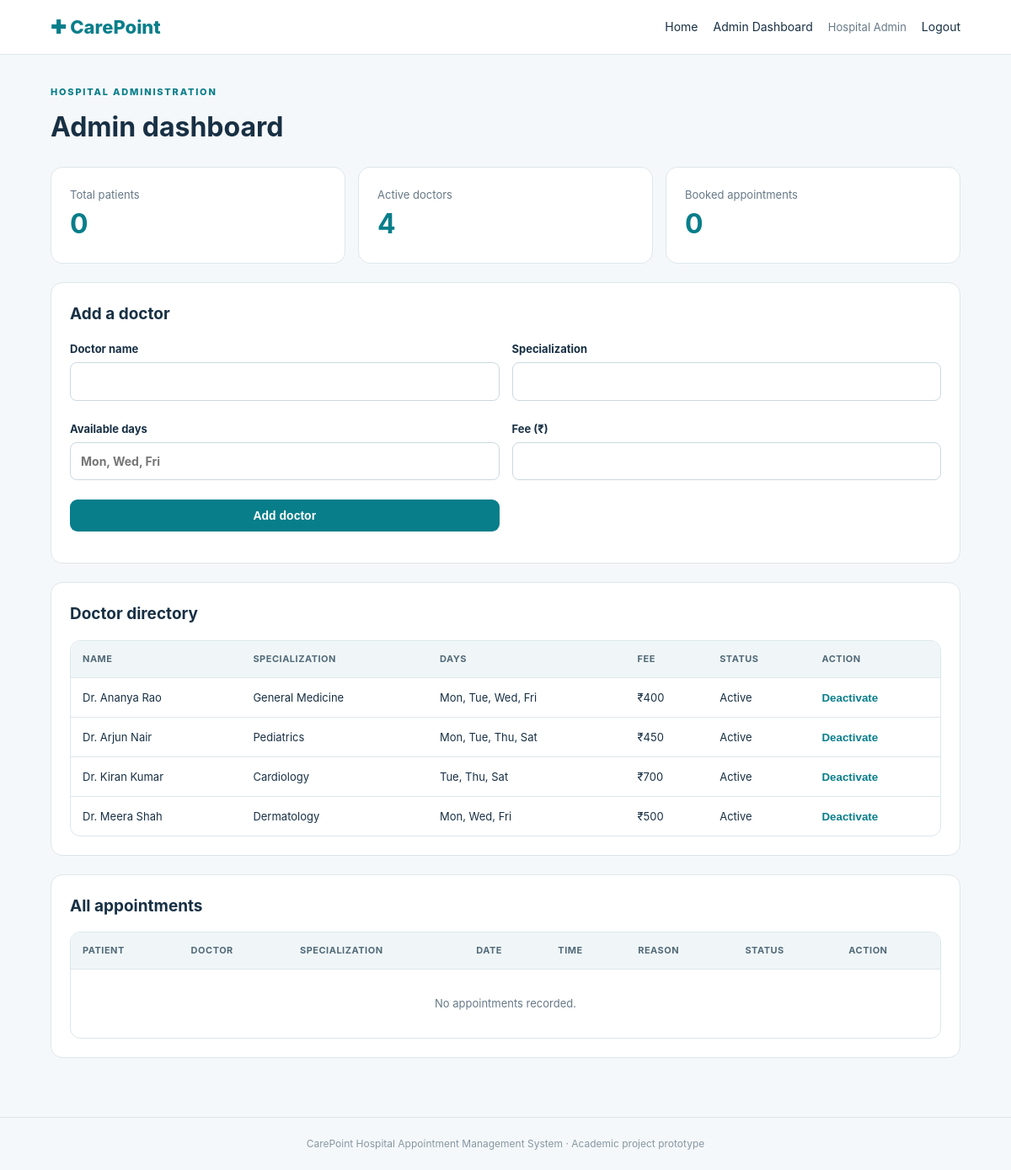
The page /admin (signed in) on the database its author committed.
### tables this page shows
CREATE TABLE doctors (
        id INTEGER PRIMARY KEY AUTOINCREMENT,
        name TEXT NOT NULL,
        specialization TEXT NOT NULL,
        available_days TEXT NOT NULL,
        consultation_fee REAL NOT NULL DEFAULT 0,
        active INTEGER NOT NULL DEFAULT 1
    );

### app.py (the view)
@app.route("/admin")
@login_required
@admin_required
def admin_dashboard():
    db = get_db()
    patients = db.execute(
        "SELECT COUNT(*) FROM users WHERE role='patient'"
    ).fetchone()[0]
    doctors = db.execute(
        "SELECT COUNT(*) FROM doctors WHERE active=1"
    ).fetchone()[0]
    booked = db.execute(
        "SELECT COUNT(*) FROM appointments WHERE status='Booked'"
    ).fetchone()[0]
    appointments = db.execute("""
        SELECT a.*, u.name AS patient_name,
               d.name AS doctor_name, d.specialization
        FROM appointments a
        JOIN users u ON a.patient_id=u.id
        JOIN doctors d ON a.doctor_id=d.id
        ORDER BY a.appointment_date DESC, a.appointment_time DESC
    """).fetchall()
    doctor_list = db.execute(
        "SELECT * FROM doctors ORDER BY active DESC, name"
    ).fetchall()
    return render_template(
        "admin_dashboard.html", patients=patients, doctors=doctors,
        booked=booked, appointments=appointments, doctor_list=doctor_list
    )

### app.py (called while the page is built)
def get_db():
    if "db" not in g:
        g.db = sqlite3.connect(DATABASE_PATH)
        g.db.row_factory = sqlite3.Row
        g.db.execute("PRAGMA foreign_keys = ON")
    return g.db

def login_required(view):
    @wraps(view)
    def wrapped(*args, **kwargs):
        if "user_id" not in session:
            flash("Please log in to continue.", "warning")
            return redirect(url_for("login"))
        return view(*args, **kwargs)
    return wrapped

def admin_required(view):
    @wraps(view)
    def wrapped(*args, **kwargs):
        if session.get("role") != "admin":
            flash("Admin access is required.", "danger")
            return redirect(url_for("index"))
        return view(*args, **kwargs)
    return wrapped

### templates/admin_dashboard.html (shortened to what this page needs)
{% extends "base.html" %}
{% block content %}
<p class="eyebrow">HOSPITAL ADMINISTRATION</p><h1>Admin dashboard</h1>
<div class="stats">
  <div class="stat-card"><span>Total patients</span><strong>{{ patients }}</strong></div>
  <div class="stat-card"><span>Active doctors</span><strong>{{ doctors }}</strong></div>
  <div class="stat-card"><span>Booked appointments</span><strong>{{ booked }}</strong></div>
</div>
<section class="panel">
  <h2>Add a doctor</h2>
  <form method="post" action="{{ url_for('add_doctor') }}" class="admin-form">
    <label>Doctor name<input name="name" required></label>
    <label>Specialization<input name="specialization" required></label>
    <label>Available days<input name="available_days" placeholder="Mon, Wed, Fri" required></label>
    <label>Fee (₹)<input type="number" name="consultation_fee" min="0" step="1" required></label>
    <button class="button" type="submit">Add doctor</button>
  </form>
</section>
<section class="panel">
  <h2>Doctor directory</h2>
  <div class="table-wrap"><table>
    <thead><tr><th>Name</th><th>Specialization</th><th>Days</th><th>Fee</th><th>Status</th><th>Action</th></tr></thead>
    <tbody>{% for d in doctor_list %}<tr>
      <td>{{ d.name }}</td><td>{{ d.specialization }}</td><td>{{ d.available_days }}</td><td>₹{{ "%.0f"|format(d.consultation_fee) }}</td>
      <td>{{ "Active" if d.active else "Inactive" }}</td>
      <td><form method="post" action="{{ url_for('toggle_doctor', doctor_id=d.id) }}"><button class="link-button" type="submit">{{ "Deactivate" if d.active else "Activate" }}</button></form></td>
    </tr>{% endfor %}</tbody>
  </table></div>
</section>
<section class="panel">
  <h2>All appointments</h2>
  <div class="table-wrap"><table>
    <thead><tr><th>Patient</th><th>Doctor</th><th>Specialization</th><th>Date</th><th>Time</th><th>Reason</th><th>Status</th><th>Action</th></tr></thead>
    <tbody>{% for a in appointments %}<tr>
      <td>{{ a.patient_name }}</td><td>{{ a.doctor_name }}</td><td>{{ a.specialization }}</td>
      <td>{{ a.appointment_date }}</td><td>{{ a.appointment_time }}</td><td>{{ a.reason }}</td>
      <td><span class="status {{ a.status|lower }}">{{ a.status }}</span></td>
      <td>{% if a.status == 'Booked' %}<form method="post" action="{{ url_for('cancel_appointment', appointment_id=a.id) }}"><button class="link-button danger-text" type="submit">Cancel</button></form>{% else %}—{% endif %}</td>
    </tr>{% else %}<tr><td colspan="8" class="empty">No appointments recorded.</td></tr>{% endfor %}</tbody>
  </table></div>
</section>
{% endblock %}

### static/style.css (style rules this page uses)
:root { --ink:#183044;--muted:#667987;--teal:#087e8b;--teal-dark:#06636d;--pale:#eaf6f7;--line:#dce7eb;--bg:#f5f8fa }
* { box-sizing:border-box }
body { margin:0;background:var(--bg);color:var(--ink);font-family:Inter,Arial,sans-serif;line-height:1.55 }
.eyebrow { font-size:11px;font-weight:800;letter-spacing:1.8px;color:var(--teal);margin:0 0 8px }
.button { display:inline-block;border:0;border-radius:9px;background:var(--teal);color:#fff;text-decoration:none;padding:11px 18px;font-weight:700;font-size:14px;cursor:pointer }
.section-heading h1,.section-heading h2,h1,h2 { margin-top:0 }
.doctor-card,.panel,.stat-card,.form-card { background:#fff;border:1px solid var(--line);border-radius:14px;padding:22px }
label { display:block;font-weight:650;font-size:13px;margin-bottom:15px }
input,select,textarea { display:block;width:100%;margin-top:6px;padding:11px 12px;border:1px solid #cbd9df;border-radius:8px;font:inherit;font-size:14px;background:#fff;color:var(--ink) }
.table-wrap { overflow-x:auto;background:#fff;border:1px solid var(--line);border-radius:12px }
table { width:100%;border-collapse:collapse;min-width:760px;font-size:13px }
th,td { text-align:left;padding:13px 14px;border-bottom:1px solid var(--line);vertical-align:top }
th { background:#f0f6f8;color:#526a78;font-size:11px;text-transform:uppercase;letter-spacing:.5px }
tr:last-child td { border-bottom:0 }
.link-button { border:0;background:none;color:var(--teal);font-weight:700;cursor:pointer;padding:0 }
.empty { text-align:center;color:var(--muted);padding:30px }
.stats { display:grid;grid-template-columns:repeat(3,1fr);gap:15px;margin:22px 0 }
.stat-card span { display:block;color:var(--muted);font-size:13px }
.stat-card strong { font-size:32px;color:var(--teal) }
.panel { margin:22px 0 }
.panel h2 { font-size:19px }
.admin-form { display:grid;grid-template-columns:repeat(2,1fr);gap:8px 15px }
.admin-form .button { align-self:center;margin-bottom:15px }

### rows shown on the page
doctors: name "Dr. Ananya Rao", specialization "General Medicine", available_days "Mon, Tue, Wed, Fri", consultation_fee "400", active "Active", active "Deactivate"
doctors: name "Dr. Arjun Nair", specialization "Pediatrics", available_days "Mon, Tue, Thu, Sat", consultation_fee "450", active "Active", active "Deactivate"
doctors: name "Dr. Kiran Kumar", specialization "Cardiology", available_days "Tue, Thu, Sat", consultation_fee "700", active "Active", active "Deactivate"
doctors: name "Dr. Meera Shah", specialization "Dermatology", available_days "Mon, Wed, Fri", consultation_fee "500", active "Active", active "Deactivate"

### other values the page prints
{{ session.get('name') }} "Hospital Admin"
{{ patients }} "0"
{{ doctors }} "4"
{{ booked }} "0"
